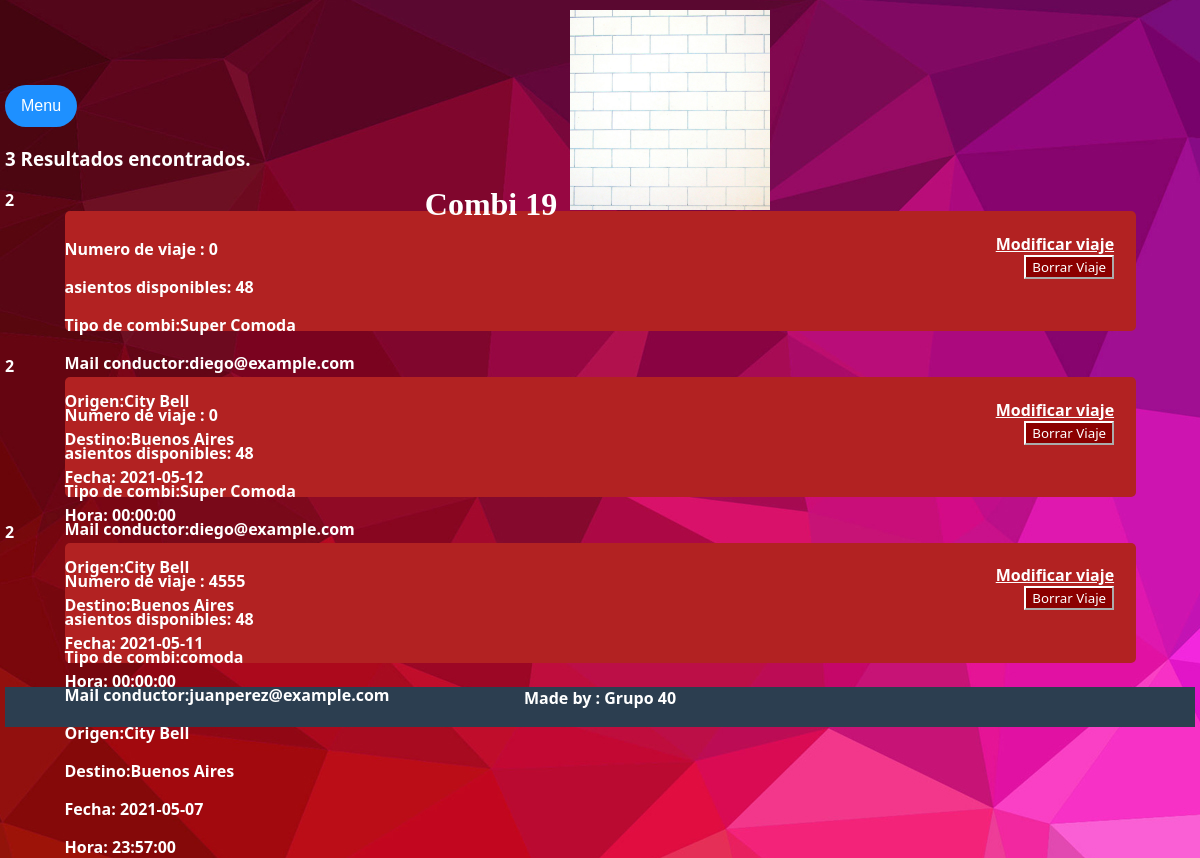
The page /listarviajes.php (signed in) on the database its author committed.
### tables this page shows
CREATE TABLE `viajes` (
  `idv` int(11) NOT NULL,
  `nro_viaje` int(11) NOT NULL,
  `imprevisto` varchar(50) NOT NULL,
  `precio` int(11) NOT NULL,
  `estado` varchar(100) NOT NULL,
  `fecha` date NOT NULL,
  `hora` time NOT NULL,
  `idc` int(11) NOT NULL,
  `idr` int(11) NOT NULL,
  `activo` tinyint(4) NOT NULL DEFAULT 1
);

CREATE TABLE `rutas` (
  `idr` int(11) NOT NULL,
  `codigo_ruta` varchar(30) NOT NULL,
  `codigo_postal_origen` int(11) NOT NULL,
  `codigo_postal_destino` int(11) NOT NULL,
  `kilometros` int(11) NOT NULL,
  `activo` tinyint(1) NOT NULL DEFAULT 1
);

CREATE TABLE `combis` (
  `idc` int(11) NOT NULL,
  `patente` varchar(20) NOT NULL,
  `cantidad_asientos` int(100) NOT NULL,
  `tipo` varchar(20) NOT NULL,
  `modelo` varchar(30) NOT NULL,
  `idu` varchar(30) NOT NULL,
  `activo` tinyint(1) NOT NULL DEFAULT 1
);

CREATE TABLE `usuarios` (
  `id` int(11) NOT NULL,
  `email` varchar(30) NOT NULL,
  `nombre` varchar(50) NOT NULL,
  `apellido` varchar(50) NOT NULL,
  `DNI` int(11) NOT NULL,
  `clave` varchar(50) NOT NULL,
  `tipo_usuario` varchar(20) NOT NULL,
  `suspendido` tinyint(1) NOT NULL,
  `suscrito` tinyint(1) NOT NULL,
  `nro_tarjeta` int(11) DEFAULT NULL,
  `cod_seguridad` int(11) DEFAULT NULL,
  `fecha_vencimiento` date DEFAULT NULL,
  `activo` tinyint(1) NOT NULL DEFAULT 1
);

CREATE TABLE `lugares` (
  `idl` int(11) NOT NULL,
  `codigo_postal` int(11) NOT NULL,
  `nombre` varchar(50) NOT NULL,
  `activo` tinyint(1) NOT NULL
);

### listarviajes.php (the view, shortened to what this page needs)
<?php
	$link = conectar();
    include "php/classLogin.php";
    include "menu.php";
?>
<html>
	<head>
		<link rel="stylesheet" type="text/css" href= "css/Estilos.css" media="all" >
	</head>
	 <?php
    try {
  ?>
	<body class = "body"  id="div_body">
		<div class="div_body" >
                	<div class="div_superior"  >
					 <a class = "div_superior" href="pagprincipal.php" >
				<p> Combi 19 <img src="css/images/muro.jpg" class="div_icono">
				</a></p>
			</div>
      <?php echo menu($tipo); ?>
		<div class="div_resultados">
		     <?php
			    $consulta="SELECT *  FROM viajes WHERE activo='1'";
			    $resultado = mysqli_query ($link, $consulta) or die ('Consulta query fallida: ' .mysqli_error($link));
				$result=mysqli_num_rows($resultado); ?>
				 <h3>
				 	<p><?php echo$result;?> Resultados encontrados.</p>
				 </h3>
				<?php
			    if($result>0){
			    	while ($viajes=mysqli_fetch_array ($resultado))
			    		{ ?>
						<?php
                        $idv=$viajes['idv'];
                        $nro_viaje=$viajes['nro_viaje'];
						$fecha=$viajes['fecha'];
						$hora=$viajes['hora'];
				        $idc=$viajes['idc'];
				        $idr=$viajes['idr'];
        					$query51 ="SELECT * FROM usuarios WHERE id='$idc'";
        					$result51=mysqli_query ($link, $query51) or die ('Consulta query51 fallida: ' .mysqli_error($link));
       						 $chofer=(mysqli_fetch_array($result51));
       						 $query52 ="SELECT * FROM rutas WHERE idr='$idr'";
        					$result52=mysqli_query ($link, $query52) or die ('Consulta query51 fallida: ' .mysqli_error($link));
      						  $rutas=(mysqli_fetch_array($result52));
								$id= $chofer['id'];
								$query53 ="SELECT * FROM combis WHERE idu='$id'";
								$result53=mysqli_query ($link, $query53) or die ('Consulta query51 fallida: ' .mysqli_error($link));
      						  	$combi=(mysqli_fetch_array($result53));
								$asientos= $combi['cantidad_asientos'];
								$query54="SELECT * FROM pasajes WHERE idv='$idv'";
								$result54=mysqli_query ($link, $query54) or die ('Consulta query51 fallida: ' .mysqli_error($link));
      						  	$pasajes=(mysqli_num_rows($result54));
								$cantidad = $asientos - $pasajes;
								echo ($rutas['codigo_postal_destino']);
								$query58="SELECT * FROM lugares WHERE idl='$rutas[codigo_postal_origen]'";
								$result58=mysqli_query ($link, $query58) or die ('Consulta query51 fallida: ' .mysqli_error($link));
      						  	$origen=(mysqli_fetch_array($result58));
								$query59="SELECT * FROM lugares WHERE idl='$rutas[codigo_postal_destino]'";
								$result59=mysqli_query ($link, $query59) or die ('Consulta query51 fallida: ' .mysqli_error($link));
								$destino=(mysqli_fetch_array($result59));
						if(($chofer['activo'] == 1) and ($rutas['activo']  == 1 ) and ($viajes['activo']== 1 )){
						?>
			<div class="div_usuario">
				<div class="div_btn_usuario">
                    <a href="modificarviaje.php?idv=<?php echo $idv?>">
                      Modificar viaje
                    </a>
                    <br>
					<form  action="php/bajaviaje.php" method="post">
				                  <button name="borrar" class="btn_borarr_mensaje" onclick="return SubmitForm(this.form)" value="Eliminar">Borrar Viaje</button>
				     </form>
				</div>
				<div class="div_info_usuario" >
						<a class="div_info_usuario" href="">
						<p>Numero de viaje : <?php  echo  $nro_viaje ?></p>
						<p> asientos disponibles: <?php  echo  $cantidad ?></p>
						<p> Tipo de combi:<?php  echo  $combi['tipo'] ?></p>
						<p>Mail conductor:<?php echo $chofer['email']; ?>  </p>
						<p>Origen:<?php echo $origen['nombre']; ?>  </p>
						<p>Destino:<?php echo $destino['nombre']; ?>  </p>
						<p> Fecha: <?php echo $fecha; ?>  </p>
						<p>Hora:  <?php echo $hora; ?>  </p>
						</a>
				</div>
			</div>
    	<?php
						}
			    	}
			    }
		      ?>
		</div>
        <div class= "div_foot">
			<p> Made by : Grupo 40 </p>
		</div>
	</body>
		</body>
	    <?php
	} catch (Exception $e){
			echo $e->getMessage();
	?>
	<div class="body">
		 <br><br>
			<a href="pagprincipal.php" > click aqui para volver a la pagina principal </a><br><br>
			<a href="php/cerrarSesion.php" onclick="return SubmitForm(this.form)" value="Eliminar"> Click aqui para cerrar Sesion </a>
	</div>
		<div class= "div_foot">
		<p> Made by : Grupo 40 </p>
	</div>
		<?php
	}
	?>
</html>

### menu.php (shortened to what this page needs)
<?php
 function menu($tipo){
 ?>
		<button class="btn btn-secondary" onclick="openNav()"><i class="fa fa-bars"></i> Menu</button>
 <?php
 }
?>

### css/Estilos.css (style rules this page uses)
.div_body { height: 100vh; background-size:cover; background-position:center; font-family: Verdana, Sans, "Sans-serif"; color: white; font-weight: bold; margin: 0%; padding: 0; }
.div_superior { height: 10%; background-size: cover; font-family:Verdana, Geneva, "Sans-serif"; text-align: center; font-size: xx-large; color: white; text-decoration:none; }
.div_icono { width: 200px; vertical-align: baseline; padding: 5px; }
.btn { background-color: DodgerBlue; border: none; color: white; padding: 12px 16px; font-size: 16px; cursor: pointer; border-radius: 25px; }
.div_foot { left: 0; bottom: 0; width: 100%; height:5%; background-color:#2c3e50; text-align: center; color: white; }
.body { margin-left: 5px; margin-right: 5px; margin-top: 5px; background-image: url("images/Fondo colores.jpg"); }
.div_usuario { background-color: FireBrick; height: 15%; margin-left: 5%; margin-right: 5%; margin-bottom: 2%; border-radius: 5px; }
.div_info_usuario { width: 75%; text-decoration:none; padding-top: 1%; color: white; height:40%; }
.div_btn_usuario { float: right; padding-top: 2%; padding-right: 2%; }
a { text-decoration-style: none; color:white; }
.btn_borarr_mensaje { font-family: Verdana, Sans, "Sans-serif"; color: white; background-color: DarkRed ; border-color: white white white white; float:right; }

### rows shown on the page
viajes: rutas.codigo_postal_destino "2", nro_viaje "0", combis.cantidad_asientos "48", combis.tipo "Super Comoda", usuarios.email "diego@example.com", lugares.nombre "City Bell", lugares.nombre "Buenos Aires", fecha "2021-05-12", hora "00:00:00"
viajes: rutas.codigo_postal_destino "2", nro_viaje "0", combis.cantidad_asientos "48", combis.tipo "Super Comoda", usuarios.email "diego@example.com", lugares.nombre "City Bell", lugares.nombre "Buenos Aires", fecha "2021-05-11", hora "00:00:00"
viajes: rutas.codigo_postal_destino "2", nro_viaje "4555", combis.cantidad_asientos "48", combis.tipo "comoda", usuarios.email "juanperez@example.com", lugares.nombre "City Bell", lugares.nombre "Buenos Aires", fecha "2021-05-07", hora "23:57:00"

### other values the page prints
$result "3"
